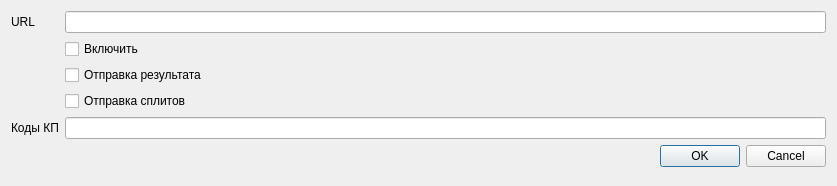
<?xml version="1.0" encoding="UTF-8"?>
<ui version="4.0">
 <class>FormOnline</class>
 <widget class="QDialog" name="FormOnline">
  <property name="geometry">
   <rect>
    <x>0</x>
    <y>0</y>
    <width>837</width>
    <height>186</height>
   </rect>
  </property>
  <property name="windowTitle">
   <string>Online</string>
  </property>
  <layout class="QFormLayout" name="formLayout">
   <item row="0" column="0">
    <widget class="QLabel" name="label">
     <property name="text">
      <string>URL</string>
     </property>
    </widget>
   </item>
   <item row="0" column="1">
    <widget class="QLineEdit" name="ed_url"/>
   </item>
   <item row="1" column="1">
    <widget class="QCheckBox" name="chbox_enable_online">
     <property name="text">
      <string>Включить</string>
     </property>
    </widget>
   </item>
   <item row="2" column="1">
    <widget class="QCheckBox" name="chbox_results">
     <property name="text">
      <string>Отправка результата</string>
     </property>
    </widget>
   </item>
   <item row="3" column="1">
    <widget class="QCheckBox" name="chbox_splits">
     <property name="text">
      <string>Отправка сплитов</string>
     </property>
    </widget>
   </item>
   <item row="5" column="1">
    <widget class="QDialogButtonBox" name="buttonBox">
     <property name="orientation">
      <enum>Qt::Horizontal</enum>
     </property>
     <property name="standardButtons">
      <set>QDialogButtonBox::Cancel|QDialogButtonBox::Ok</set>
     </property>
    </widget>
   </item>
   <item row="4" column="1">
    <widget class="QLineEdit" name="ed_cp_codes"/>
   </item>
   <item row="4" column="0">
    <widget class="QLabel" name="label_2">
     <property name="text">
      <string>Коды КП</string>
     </property>
    </widget>
   </item>
  </layout>
 </widget>
 <resources/>
 <connections>
  <connection>
   <sender>buttonBox</sender>
   <signal>accepted()</signal>
   <receiver>FormOnline</receiver>
   <slot>accept()</slot>
   <hints>
    <hint type="sourcelabel">
     <x>248</x>
     <y>254</y>
    </hint>
    <hint type="destinationlabel">
     <x>157</x>
     <y>274</y>
    </hint>
   </hints>
  </connection>
  <connection>
   <sender>buttonBox</sender>
   <signal>rejected()</signal>
   <receiver>FormOnline</receiver>
   <slot>reject()</slot>
   <hints>
    <hint type="sourcelabel">
     <x>316</x>
     <y>260</y>
    </hint>
    <hint type="destinationlabel">
     <x>286</x>
     <y>274</y>
    </hint>
   </hints>
  </connection>
 </connections>
</ui>
